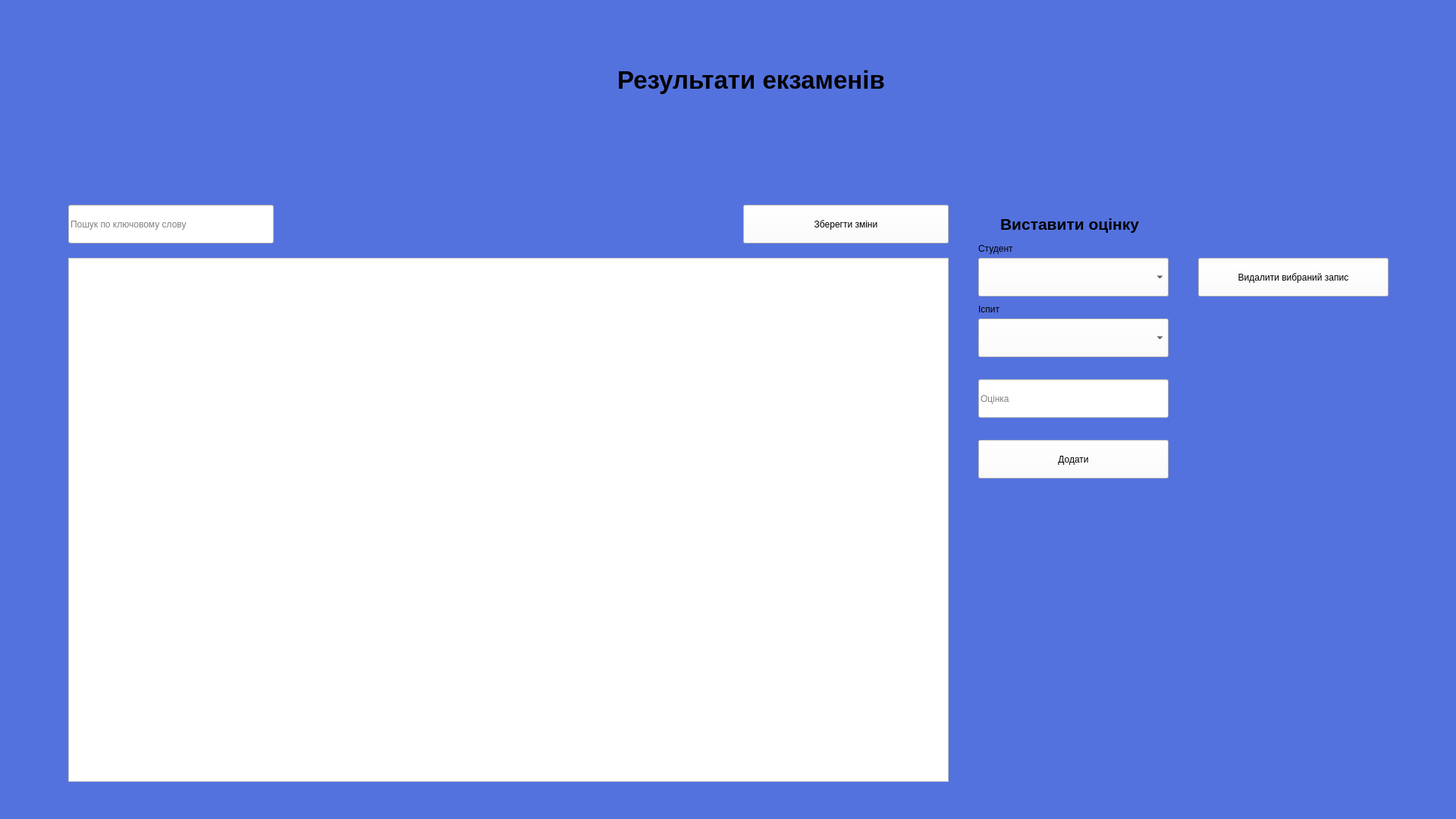
<?xml version="1.0" encoding="UTF-8"?>
<ui version="4.0">
 <class>resultWindow</class>
 <widget class="QMainWindow" name="resultWindow">
  <property name="geometry">
   <rect>
    <x>0</x>
    <y>0</y>
    <width>1920</width>
    <height>1080</height>
   </rect>
  </property>
  <property name="windowTitle">
   <string>Керування БД</string>
  </property>
  <property name="windowIcon">
   <iconset>
    <normaloff>../Downloads/symvolika-1.png</normaloff>../Downloads/symvolika-1.png</iconset>
  </property>
  <property name="styleSheet">
   <string notr="true">background: #5472DE;
background-image: url(:/newPrefix/649eb8ca76c20 (1).png);</string>
  </property>
  <widget class="QWidget" name="centralwidget">
   <widget class="QLabel" name="label_3">
    <property name="geometry">
     <rect>
      <x>620</x>
      <y>50</y>
      <width>741</width>
      <height>111</height>
     </rect>
    </property>
    <property name="font">
     <font>
      <family>Arial</family>
      <pointsize>25</pointsize>
      <weight>75</weight>
      <bold>true</bold>
     </font>
    </property>
    <property name="autoFillBackground">
     <bool>false</bool>
    </property>
    <property name="styleSheet">
     <string notr="true">background: transparent;</string>
    </property>
    <property name="text">
     <string>Результати екзаменів</string>
    </property>
    <property name="textFormat">
     <enum>Qt::AutoText</enum>
    </property>
    <property name="alignment">
     <set>Qt::AlignCenter</set>
    </property>
   </widget>
   <widget class="QPushButton" name="pushButton_16">
    <property name="geometry">
     <rect>
      <x>1290</x>
      <y>580</y>
      <width>251</width>
      <height>51</height>
     </rect>
    </property>
    <property name="styleSheet">
     <string notr="true">background-color: rgb(255, 255, 255);</string>
    </property>
    <property name="text">
     <string>Додати</string>
    </property>
   </widget>
   <widget class="QComboBox" name="comboBox_4">
    <property name="geometry">
     <rect>
      <x>1290</x>
      <y>420</y>
      <width>251</width>
      <height>51</height>
     </rect>
    </property>
    <property name="styleSheet">
     <string notr="true">background-color: rgb(255, 255, 255);</string>
    </property>
   </widget>
   <widget class="QLineEdit" name="lineEdit_6">
    <property name="geometry">
     <rect>
      <x>90</x>
      <y>270</y>
      <width>271</width>
      <height>51</height>
     </rect>
    </property>
    <property name="styleSheet">
     <string notr="true">background-color: rgb(255, 255, 255);</string>
    </property>
    <property name="placeholderText">
     <string>Пошук по ключовому слову</string>
    </property>
   </widget>
   <widget class="QLineEdit" name="lineEdit_16">
    <property name="geometry">
     <rect>
      <x>1290</x>
      <y>500</y>
      <width>251</width>
      <height>51</height>
     </rect>
    </property>
    <property name="styleSheet">
     <string notr="true">background-color: rgb(255, 255, 255);</string>
    </property>
    <property name="placeholderText">
     <string>Оцінка</string>
    </property>
   </widget>
   <widget class="QPushButton" name="pushButton_17">
    <property name="geometry">
     <rect>
      <x>1580</x>
      <y>340</y>
      <width>251</width>
      <height>51</height>
     </rect>
    </property>
    <property name="styleSheet">
     <string notr="true">background-color: rgb(255, 255, 255);</string>
    </property>
    <property name="text">
     <string>Видалити вибраний запис</string>
    </property>
   </widget>
   <widget class="QLabel" name="label_9">
    <property name="geometry">
     <rect>
      <x>1270</x>
      <y>240</y>
      <width>281</width>
      <height>111</height>
     </rect>
    </property>
    <property name="font">
     <font>
      <family>Arial</family>
      <pointsize>16</pointsize>
      <weight>75</weight>
      <bold>true</bold>
     </font>
    </property>
    <property name="autoFillBackground">
     <bool>false</bool>
    </property>
    <property name="styleSheet">
     <string notr="true">background: transparent;</string>
    </property>
    <property name="text">
     <string>Виставити оцінку</string>
    </property>
    <property name="textFormat">
     <enum>Qt::AutoText</enum>
    </property>
    <property name="alignment">
     <set>Qt::AlignCenter</set>
    </property>
   </widget>
   <widget class="QComboBox" name="comboBox_8">
    <property name="geometry">
     <rect>
      <x>1290</x>
      <y>340</y>
      <width>251</width>
      <height>51</height>
     </rect>
    </property>
    <property name="styleSheet">
     <string notr="true">background-color: rgb(255, 255, 255);</string>
    </property>
   </widget>
   <widget class="QTableWidget" name="tableWidget_2">
    <property name="geometry">
     <rect>
      <x>90</x>
      <y>340</y>
      <width>1161</width>
      <height>691</height>
     </rect>
    </property>
    <property name="styleSheet">
     <string notr="true">background-color: rgb(255, 255, 255);</string>
    </property>
    <property name="showGrid">
     <bool>true</bool>
    </property>
    <property name="sortingEnabled">
     <bool>true</bool>
    </property>
    <property name="wordWrap">
     <bool>false</bool>
    </property>
    <property name="rowCount">
     <number>0</number>
    </property>
    <property name="columnCount">
     <number>0</number>
    </property>
    <attribute name="horizontalHeaderCascadingSectionResizes">
     <bool>false</bool>
    </attribute>
   </widget>
   <widget class="QPushButton" name="pushButton_18">
    <property name="geometry">
     <rect>
      <x>980</x>
      <y>270</y>
      <width>271</width>
      <height>51</height>
     </rect>
    </property>
    <property name="styleSheet">
     <string notr="true">background-color: rgb(255, 255, 255);</string>
    </property>
    <property name="text">
     <string>Зберегти зміни</string>
    </property>
   </widget>
   <widget class="QLabel" name="label">
    <property name="geometry">
     <rect>
      <x>1290</x>
      <y>400</y>
      <width>55</width>
      <height>16</height>
     </rect>
    </property>
    <property name="text">
     <string>Іспит</string>
    </property>
   </widget>
   <widget class="QLabel" name="label_2">
    <property name="geometry">
     <rect>
      <x>1290</x>
      <y>320</y>
      <width>55</width>
      <height>16</height>
     </rect>
    </property>
    <property name="text">
     <string>Студент</string>
    </property>
   </widget>
  </widget>
 </widget>
 <resources>
  <include location="image.qrc"/>
 </resources>
 <connections/>
</ui>
